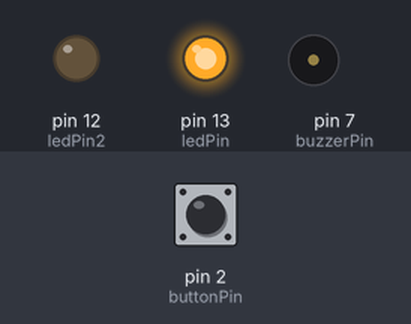
Bench run of a sketch on a simulated Arduino Uno, built with avr-gcc and run on an emulated ATmega328P. On the bench: output pins drawn as LEDs (lit = HIGH), buzzer (waves = sounding). The test bench sets the inputs (shaded band); at power-on: pin 2 (buttonPin) LOW.

Above: at 1.2 s.
1.3 s: pin 2 (buttonPin) pulled HIGH for 0.15 s
At 1.37 s:
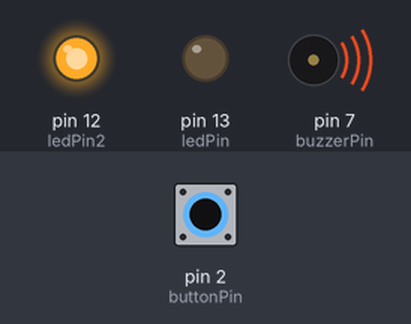
2.9 s: pin 2 (buttonPin) pulled HIGH for 3.2 s
At 7.1 s:
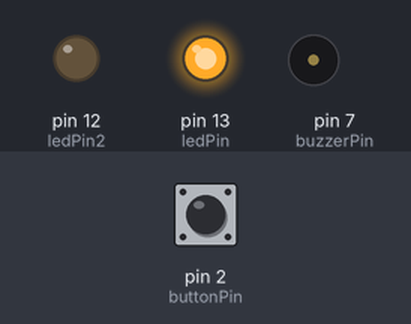
Timing chart, 0 to 8.6 s (numbered marks = the images above; inputs shaded):
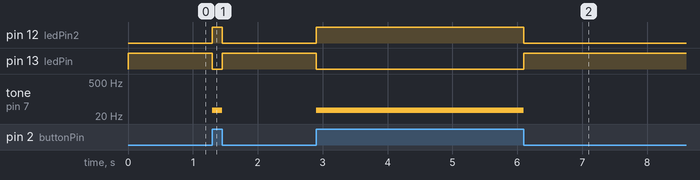

Measured:
- after the input at 1.3 s, pin 12 (ledPin2): LOW → HIGH at once, → LOW 0.15 s later; pin 13 (ledPin): HIGH → LOW at once, → HIGH 0.15 s later; tone on pin 7 (buzzerPin): silent → 35 Hz at once, → silent 0.15 s later
- after the input at 2.9 s, pin 12 (ledPin2): LOW → HIGH at once, → LOW 3.2 s later; pin 13 (ledPin): HIGH → LOW at once, → HIGH 3.2 s later; tone on pin 7 (buzzerPin): silent → 35 Hz at once, → silent 3.2 s later

The sketch:

On_and_Off.ino
```cpp
/* Now that you understand the fundamentals of an Arduino sketch, we can write one that turns an LED on and off at a particular interval.  You can copy and paste this code into the IDE if you’d like, or you can view the video tutorial online and type your own code along with it.*/

const int ledPin = 13;
const int ledPin2 = 12;
const int buzzerPin = 7;
const int buttonPin = 2;

int buttonState = 0;

void setup() {
// Here we’ll set up pin 7 to receive the output that turns the LED on and off.
//We’ll use the pinMode() function to to this.  This function needs two values to operate.
//The first value is the pin number, and the second value is either INPUT or OUTPUT.

pinMode(ledPin,OUTPUT);
pinMode (ledPin2, OUTPUT);
pinMode (buzzerPin, OUTPUT);
pinMode (buttonPin, INPUT);

//Note that each line of code we write must end in a ;

}

//We are done with our setup for this sketch so we can begin the  loop.

void loop() {
digitalRead(buzzerPin);
// read the state of the pushbutton value:
    buttonState = digitalRead(buttonPin);

  // check if the pushbutton is pressed.
  // if it is, the buttonState is HIGH:
    if (buttonState == HIGH){
     digitalWrite(ledPin,LOW);
     digitalWrite(ledPin2, HIGH);
     tone(buzzerPin, 35);
    }
   else {
    // turn LED off:
    digitalWrite(ledPin, HIGH);
    digitalWrite(ledPin2,LOW);
    noTone(buzzerPin);
  }
}

//When the computer gets to the end of the loop, it will begin the process again.
```
